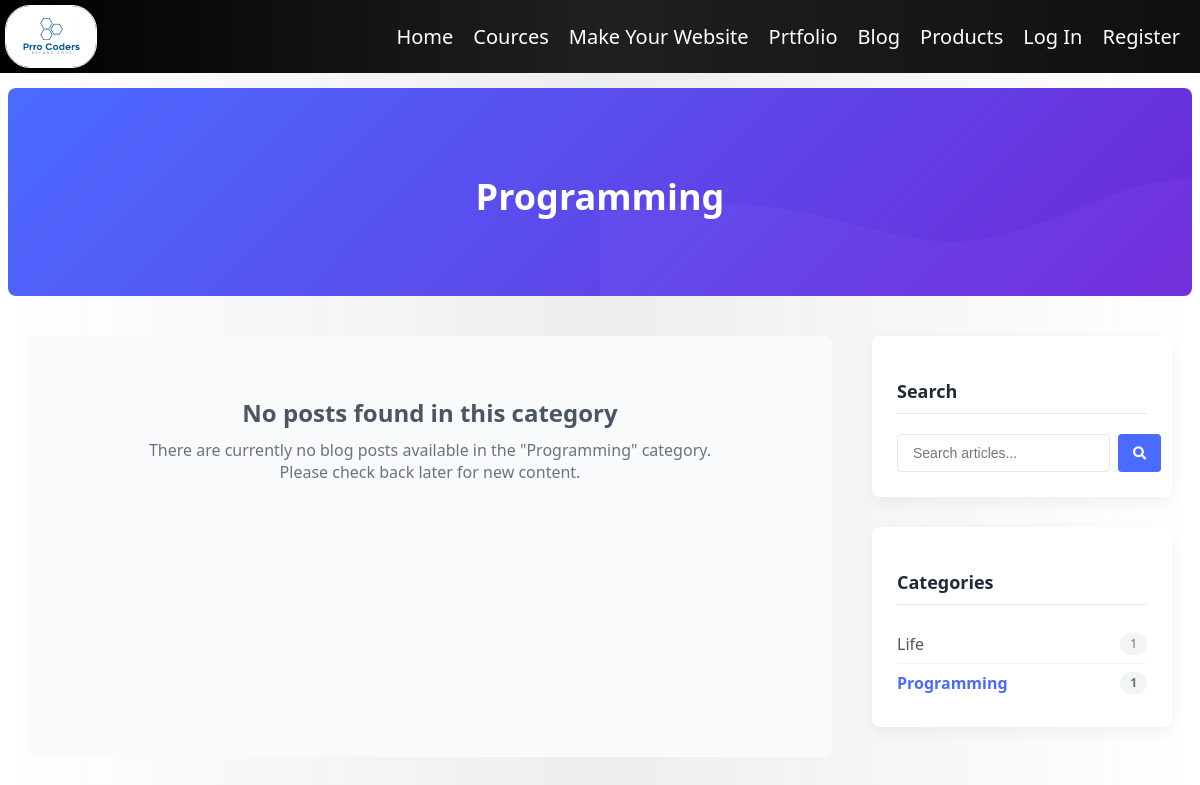
/blog/category/programming/, run on an earlier commit of the app's database.
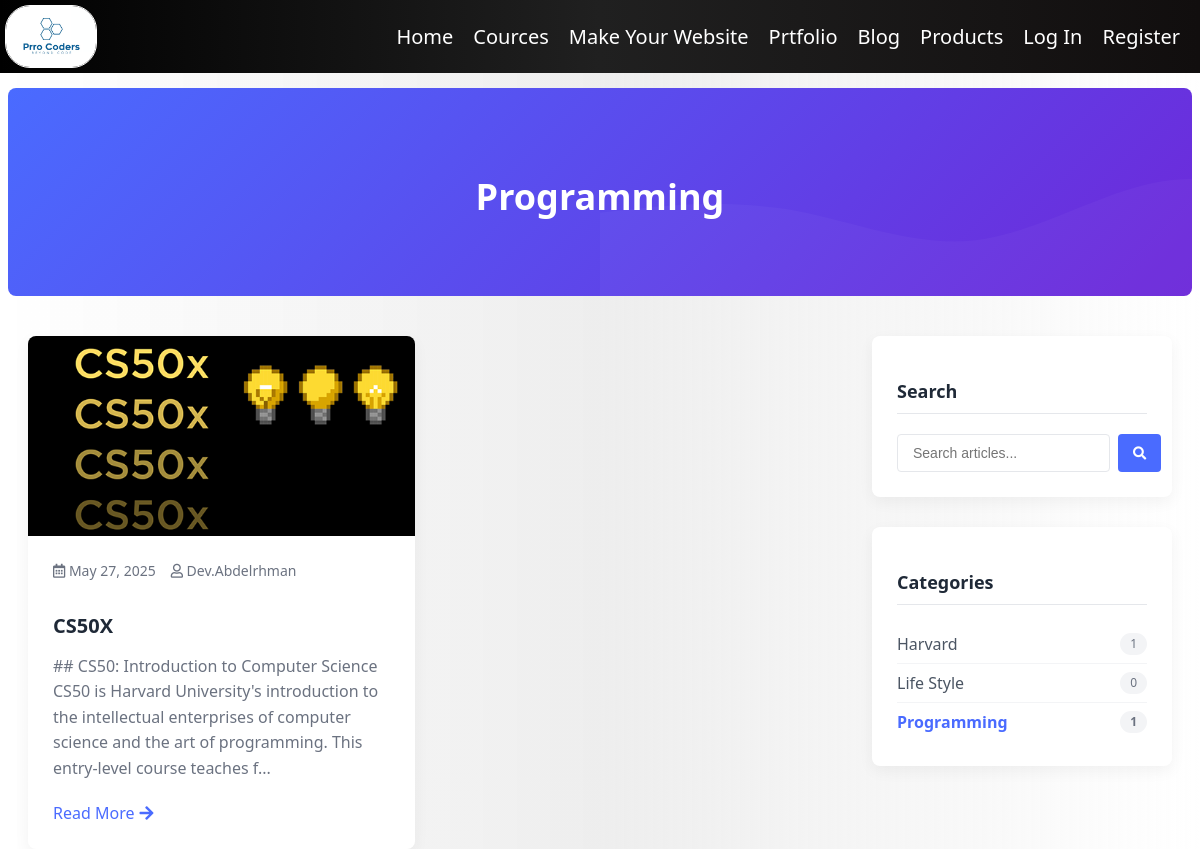
And on a later commit of the database.
### blog/models.py (models this page shows, shortened)
class Category(models.Model):
    name = models.CharField(max_length=100)
    slug = models.SlugField(unique=True)
    description = models.TextField(blank=True)
    class Meta:
        verbose_name_plural = "Categories"
        ordering = ['name']

class Post(models.Model):
    STATUS_CHOICES = (
        ('draft', 'Draft'),
        ('published', 'Published'),
    )
    title = models.CharField(max_length=200)
    slug = models.SlugField(unique_for_date='publish_date')
    author = models.ForeignKey(User, on_delete=models.CASCADE, related_name='blog_posts')
    content = models.TextField()
    content_html = models.TextField(editable=False, blank=True)
    featured_image = models.ImageField(upload_to='blog/%Y/%m/%d/', blank=True, null=True)
    publish_date = models.DateTimeField(default=timezone.now)
    created_date = models.DateTimeField(auto_now_add=True)
    updated_date = models.DateTimeField(auto_now=True)
    status = models.CharField(max_length=10, choices=STATUS_CHOICES, default='draft')
    categories = models.ManyToManyField(Category, related_name='posts')
    class Meta:
        ordering = ['-publish_date']
    @property
    def summary(self):
        return self.content[:200] + '...' if len(self.content) > 200 else self.content

### blog/views.py (the view)
class CategoryPostListView(ListView):
    model = Post
    template_name = 'blog/category_posts.html'
    context_object_name = 'posts'
    paginate_by = 6
    def get_queryset(self):
        self.category = get_object_or_404(Category, slug=self.kwargs.get('slug'))
        return Post.objects.filter(
            categories=self.category,
            status='published'
        ).order_by('-publish_date')
    def get_context_data(self, **kwargs):
        context = super().get_context_data(**kwargs)
        context['category'] = self.category
        context['categories'] = Category.objects.all()
        return context

### templates/blog/category_posts.html (shortened to what this page needs)
{% extends 'layout.html' %}
{% load static %}
{% block head %}
<link rel="stylesheet" href="https://cdnjs.cloudflare.com/ajax/libs/font-awesome/5.15.4/css/all.min.css">
{% endblock %}
{% block body %}
<div class="blog-header">
    <div class="blog-header-content">
        <h1>{{ category.name }}</h1>
    </div>
</div>
<div class="blog-container">
    <div class="blog-layout">
        <div class="blog-main">
            {% if posts %}
                {% for post in posts %}
                    <article class="blog-card" style="animation-delay: {{ forloop.counter0|divisibleby:3 }}00ms;">
                        <div class="blog-card-image">
                            {% if post.featured_image %}
                                <img src="{{ post.featured_image.url }}" alt="{{ post.title }}">
                            {% else %}
                                <img src="{% static 'images/placeholder.jpg' %}" alt="Placeholder">
                            {% endif %}
                        </div>
                        <div class="blog-card-content">
                            <div class="blog-card-meta">
                                <span><i class="far fa-calendar-alt"></i> {{ post.publish_date|date:"M d, Y" }}</span>
                                <span><i class="far fa-user"></i> {{ post.author.username }}</span>
                            </div>
                            <h2 class="blog-card-title">
                                <a href="{% url 'blog:post_detail' year=post.publish_date.year month=post.publish_date.month day=post.publish_date.day slug=post.slug %}">
                                    {{ post.title }}
                                </a>
                            </h2>
                            <div class="blog-card-excerpt">
                                {{ post.summary|truncatewords:30 }}
                            </div>
                            <a href="{% url 'blog:post_detail' year=post.publish_date.year month=post.publish_date.month day=post.publish_date.day slug=post.slug %}" class="blog-card-link">
                                Read More <i class="fas fa-arrow-right"></i>
                            </a>
                        </div>
                    </article>
                {% endfor %}
            {% else %}
                <div class="no-posts">
                    <h2>No posts found in this category</h2>
                    <p>There are currently no blog posts available in the "{{ category.name }}" category. Please check back later for new content.</p>
                </div>
            {% endif %}
        </div>
        <aside class="blog-sidebar">
            <div class="sidebar-widget">
                <h3>Search</h3>
                <form action="{% url 'blog:search_results' %}" method="get" class="search-form">
                    <input type="text" name="q" placeholder="Search articles..." class="search-input" required>
                    <button type="submit" class="search-button">
                        <i class="fas fa-search"></i>
                    </button>
                </form>
            </div>
            <div class="sidebar-widget">
                <h3>Categories</h3>
                <ul class="category-list">
                    {% for cat in categories %}
                        <li>
                            <a href="{% url 'blog:category' slug=cat.slug %}" {% if cat.id == category.id %}style="color: #4a6bff; font-weight: bold;"{% endif %}>
                                {{ cat.name }}
                                <span class="category-count">{{ cat.posts.count }}</span>
                            </a>
                        </li>
                    {% empty %}
                        <li>No categories available</li>
                    {% endfor %}
                </ul>
            </div>
        </aside>
    </div>
</div>
{% endblock %}

What changed in the data, as far as the page shows it:
shown differently, row unchanged: Category "Programming": name "Programming" → (not shown)
added Post: featured_image (picture), publish_date "May 27, 2025", author.username "Dev.Abdelrhman", title "CS50X", summary "## CS50: Introduction to Computer Science CS50 is Harvard University's introduction to the intellectual enterprises of computer science and the art of programming. This entry-level course teaches f..."
added Category: name "Harvard", posts.count "1"
changed Category: name "Life" → "Life Style"; posts.count "1" → "0"
Also different on the page:
text no longer shown: "No posts found in this category There are currently no blog posts available in the \" \" category. Please check back later for new content."
